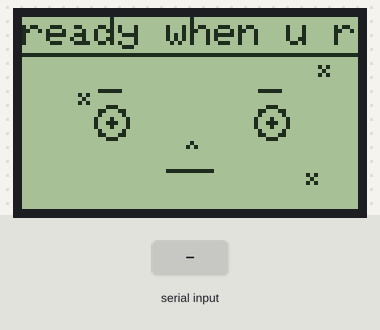
Simulated run of this sketch. Board: ESP32. Parts: 84×48 one-colour display. The test bench sets the inputs (shaded band).

Above: at 7.12 s.
7.5 s: "SHUTDOWN\n" received over Serial
At 10.0 s:
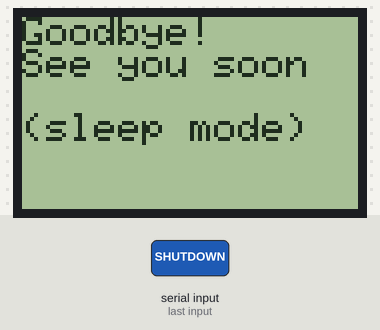
13.2 s: "SLEEP\n" received over Serial
At 13.95 s:
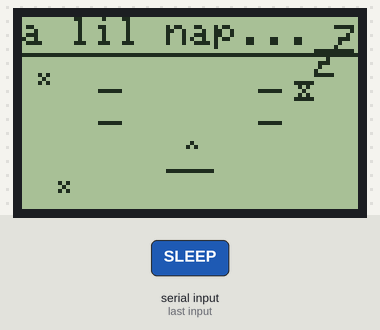
15.9 s: "LISTEN\n" received over Serial
At 16.16 s:
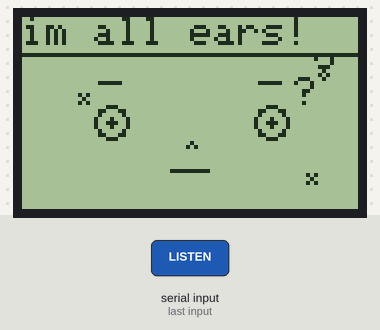
18.1 s: "THINK\n" received over Serial
At 18.37 s:
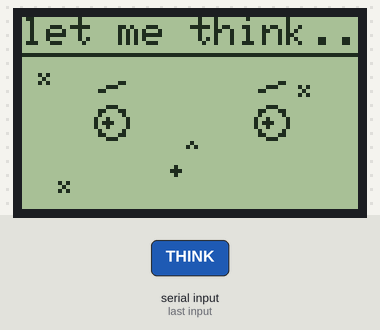
20.3 s: "IDLE\n" received over Serial
At 21.99 s:
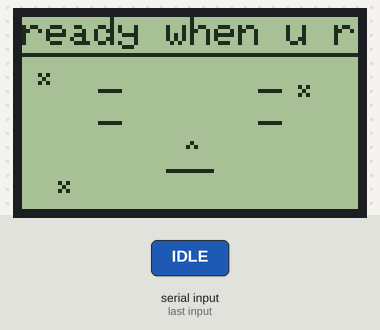
23.3 s: "TALK\n" received over Serial
At 23.6 s:
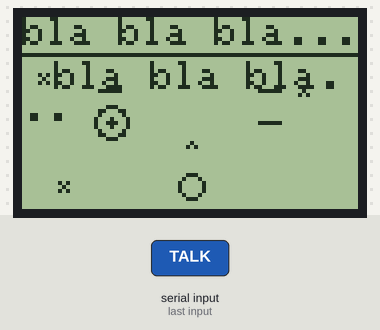

Measured:
- after the input at 7.5 s, the display: first changes at once (image 1 shows a later state)
- after the input at 13.2 s, the display: first differs from a run without the input after 0.65 s (image 2)
- after the input at 15.9 s, the display: changes after 0.17 s (image 3)
- after the input at 18.1 s, the display: changes after 0.18 s (image 4)
- after the input at 20.3 s, the display: first changes after 0.19 s (image 5 shows a later state)
- after the input at 23.3 s, the display: first differs from a run without the input after 0.21 s (image 6)
- what the display in image 1 shows lasts 3.0 s, from 8.7 s to 11.7 s

The sketch:

companion.ino
```cpp
/*
  ESP32 desk companion: an animated face on a Nokia 5110 LCD (PCD8544).
  The face state is chosen by the PC program (pc/bridge.py), which sends one word
  per line over USB serial (115200 baud): IDLE, LISTEN, THINK, TALK, SLEEP, SHUTDOWN.

  LCD wiring (Adafruit_PCD8544 constructor order: SCLK, DIN, DC, CS, RST):
    SCLK=GPIO14, DIN=GPIO23, DC=GPIO2, CS=GPIO15, RST=GPIO4
  Libraries: Adafruit GFX Library, Adafruit PCD8544 Nokia 5110 LCD library.
*/
#include <SPI.h>
#include <Adafruit_GFX.h>
#include <Adafruit_PCD8544.h>

Adafruit_PCD8544 display = Adafruit_PCD8544(14, 23, 2, 15, 4);

#define SLEEPING  0
#define LISTENING 1
#define THINKING  2
#define TALKING   3
#define IDLE      4

int state = IDLE;
unsigned long stateStart = 0;
int animFrame = 0;
unsigned long lastFrame = 0;

void drawMascot(int x, int y) {
  display.fillRect(x+2, y, 18, 2, BLACK);
  display.fillRect(x, y+2, 2, 14, BLACK);
  display.fillRect(x+20, y+2, 2, 14, BLACK);
  display.fillRect(x+2, y+2, 14, 14, BLACK);
  display.fillRect(x+4, y+4, 4, 4, WHITE);
  display.fillRect(x+14, y+4, 4, 4, WHITE);
  display.fillRect(x+6, y+11, 10, 3, WHITE);
  display.fillRect(x,    y+16, 4, 6, BLACK);
  display.fillRect(x+8,  y+16, 4, 6, BLACK);
  display.fillRect(x+16, y+16, 4, 6, BLACK);
  display.fillRect(x+4,  y+20, 4, 2, BLACK);
  display.fillRect(x+12, y+20, 4, 2, BLACK);
}

void typeWrite(const char* text, int x, int y, int delayMs) {
  display.setTextSize(1);
  display.setTextColor(BLACK);
  for (int i = 0; i < strlen(text); i++) {
    display.setCursor(x, y);
    for (int j = 0; j <= i; j++) {
      display.print(text[j]);
    }
    display.display();
    delay(delayMs);
  }
}

void bootSequence() {
  display.clearDisplay();
  drawMascot(31, 8);
  display.display();
  delay(1500);

  for (int i = 0; i < 4; i++) {
    display.clearDisplay();
    drawMascot(31 + (i % 2 == 0 ? 1 : -1), 8);
    display.display();
    delay(100);
  }

  display.clearDisplay();
  drawMascot(31, 2);
  display.display();
  delay(400);

  display.clearDisplay();
  drawMascot(31, 2);
  display.display();
  delay(200);
  typeWrite("Welcome sir!", 10, 36, 80);
  delay(1000);

  for (int i = 0; i < 3; i++) {
    display.clearDisplay();
    display.display();
    delay(150);
    display.clearDisplay();
    drawMascot(31, 2);
    display.setTextSize(1);
    display.setTextColor(BLACK);
    display.setCursor(10, 36);
    display.print("Welcome sir!");
    display.display();
    delay(150);
  }
  delay(500);
}

void shutdownSequence() {
  display.clearDisplay();
  drawMascot(31, 2);
  display.display();
  delay(500);

  for (int i = 0; i < 6; i++) {
    display.clearDisplay();
    drawMascot(31 + (i % 2 == 0 ? 2 : -2), 2);
    display.display();
    delay(100);
  }

  display.clearDisplay();
  display.setTextSize(1);
  display.setTextColor(BLACK);
  display.setCursor(0, 0);
  display.println("Goodbye!");
  display.println("See you soon");
  display.println("");
  display.println("(sleep mode)");
  display.display();
  delay(3000);

  for (int i = 0; i < 5; i++) {
    display.clearDisplay();
    display.display();
    delay(200);
    display.clearDisplay();
    display.setTextSize(1);
    display.setTextColor(BLACK);
    display.setCursor(0, 0);
    display.println("Goodbye!");
    display.println("See you soon");
    display.println("");
    display.println("(sleep mode)");
    display.display();
    delay(200);
  }

  display.clearDisplay();
  display.display();
}

void drawStar(int x, int y) {
  display.drawPixel(x,   y,   BLACK);
  display.drawPixel(x+1, y-1, BLACK);
  display.drawPixel(x-1, y-1, BLACK);
  display.drawPixel(x+1, y+1, BLACK);
  display.drawPixel(x-1, y+1, BLACK);
}

void drawStars(int frame) {
  int stars[][2] = {{5,15},{15,20},{70,18},{75,13},{10,42},{72,40}};
  for (int i = 0; i < 6; i++) {
    if ((i + frame) % 2 == 0) drawStar(stars[i][0], stars[i][1]);
  }
}

void drawEye(int x, int y, bool closed, bool lookLeft, bool lookRight) {
  if (closed) {
    display.drawFastHLine(x-3, y, 6, BLACK);
  } else {
    display.drawCircle(x, y, 4, BLACK);
    int px = lookLeft ? x-1 : lookRight ? x+1 : x;
    display.fillCircle(px, y, 1, BLACK);
  }
}

void drawEyebrow(int x, int y, int mood) {
  if      (mood == 0) display.drawFastHLine(x-3, y, 6, BLACK);
  else if (mood == 1) display.drawFastHLine(x-3, y-2, 6, BLACK);
  else if (mood == 2) display.drawLine(x-3, y, x+3, y-2, BLACK);
}

void drawMouth(int state, int frame) {
  int cx = 42, cy = 38;

  if (state == IDLE || state == SLEEPING) {
    display.drawFastHLine(cx-6, cy, 12, BLACK);

  } else if (state == LISTENING) {
    display.drawFastHLine(cx-5, cy, 10, BLACK);

  } else if (state == THINKING) {
    for (int i = 0; i <= frame % 3; i++) {
      display.fillCircle(cx-4+(i*4), cy, 1, BLACK);
    }

  } else if (state == TALKING) {
    // static bla bla bla at top
    display.setTextSize(1);
    display.setTextColor(BLACK);
    display.setCursor(8, 11);
    display.print("bla bla bla...");

    // mouth opens and closes
    if (frame % 2 == 0) {
      display.drawCircle(cx, cy + 4, 3, BLACK);
    } else {
      display.drawFastHLine(cx-3, cy + 4, 6, BLACK);
    }
  }
}

void drawZzz(int frame) {
  int offset = frame % 12;
  display.setTextSize(1);
  display.setTextColor(BLACK);
  display.setCursor(68, 18-offset/2);
  display.print("z");
  if (offset > 3) { display.setCursor(73, 12-offset/2); display.print("Z"); }
  if (offset > 7) { display.setCursor(78,  6-offset/2); display.print("Z"); }
}

void drawQuestion(int frame) {
  int offset = frame % 12;
  display.setTextSize(1);
  display.setTextColor(BLACK);
  display.setCursor(68, 18-offset/2);
  display.print("?");
  if (offset > 3) { display.setCursor(73, 12-offset/2); display.print("?"); }
  if (offset > 7) { display.setCursor(78,  6-offset/2); display.print("?"); }
}

void drawStatus(int state) {
  display.setTextSize(1);
  display.setTextColor(BLACK);
  display.setCursor(0, 0);
  switch(state) {
    case SLEEPING:  display.print("a lil nap..."); break;
    case LISTENING: display.print("im all ears!"); break;
    case THINKING:  display.print("let me think.."); break;
    case TALKING:   display.print("bla bla bla..."); break;
    case IDLE:      display.print("ready when u r"); break;
  }
  display.drawFastHLine(0, 9, 84, BLACK);
}

void drawFace(int state, int frame) {
  display.clearDisplay();
  drawStatus(state);
  drawStars(frame);

  bool leftClosed=false, rightClosed=false;
  bool lookLeft=false,   lookRight=false;
  int  browMood=0;

  if (state == SLEEPING) {
    leftClosed=true; rightClosed=true;
    drawZzz(frame);
  } else if (state == LISTENING) {
    leftClosed=(frame%8==0);
    browMood=1;
    drawQuestion(frame);
  } else if (state == THINKING) {
    lookLeft=(frame%6<3);
    lookRight=(frame%6>=3);
    browMood=2;
  } else if (state == TALKING) {
    rightClosed=true;
  } else if (state == IDLE) {
    bool blink=(frame%24<2);
    leftClosed=blink;
    rightClosed=blink;
  }

  drawEyebrow(22, 18, browMood);
  drawEyebrow(62, 18, browMood);
  drawEye(22, 26, leftClosed,  lookLeft, lookRight);
  drawEye(62, 26, rightClosed, lookLeft, lookRight);

  display.drawPixel(42, 31, BLACK);
  display.drawPixel(41, 32, BLACK);
  display.drawPixel(43, 32, BLACK);

  drawMouth(state, frame);
  display.display();
}

void setup() {
  Serial.begin(115200);
  Serial.setTimeout(50);   // do not block the animation while waiting for a command
  display.begin();
  display.setContrast(55);
  display.clearDisplay();
  bootSequence();
  stateStart = millis();
}

void loop() {
  if (Serial.available()) {
    String cmd = Serial.readStringUntil('\n');
    cmd.trim();
    if      (cmd == "IDLE")     state = IDLE;
    else if (cmd == "LISTEN")   state = LISTENING;
    else if (cmd == "THINK")    state = THINKING;
    else if (cmd == "TALK")     state = TALKING;
    else if (cmd == "SLEEP")    state = SLEEPING;
    else if (cmd == "SHUTDOWN") { shutdownSequence(); return; }
  }

  unsigned long now = millis();
  if (now - lastFrame > 200) {
    animFrame++;
    lastFrame = now;
    drawFace(state, animFrame);
  }
}
```
